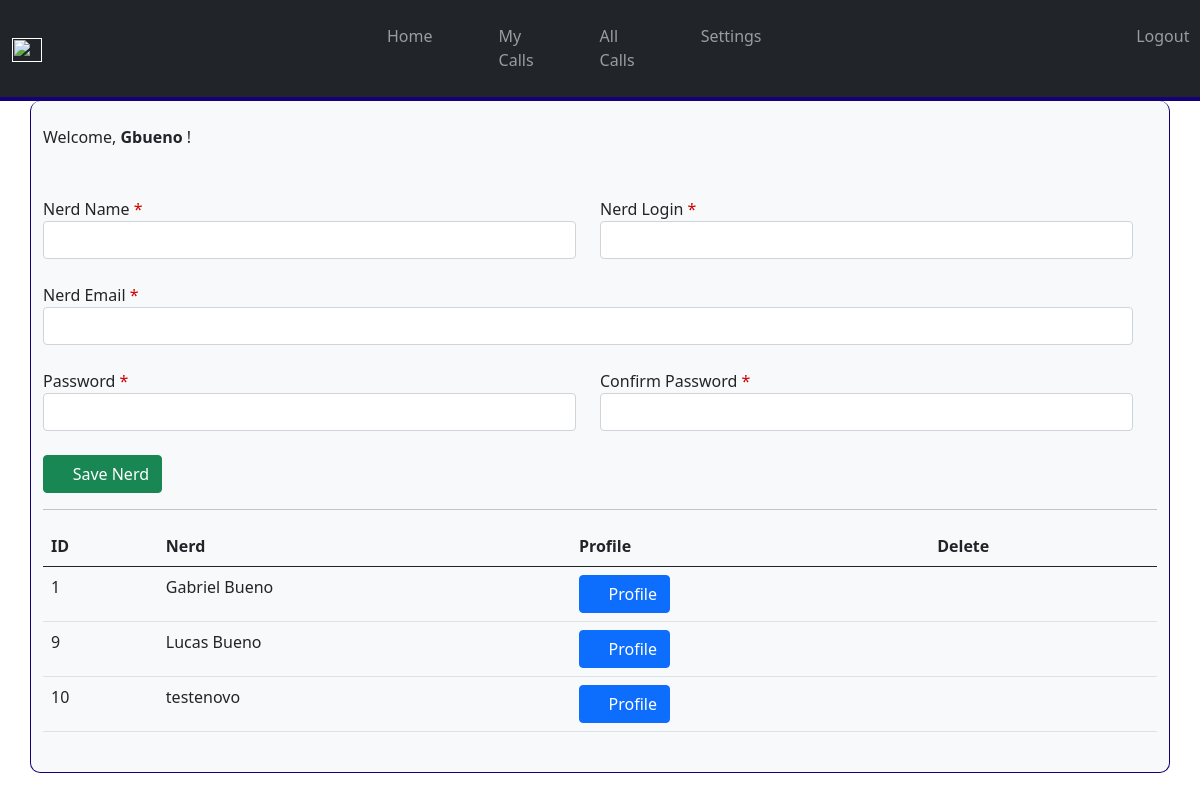
Page /nerds/list (signed in) on the committed database.
### nerds/models.py (models this page shows)
class Nerd(models.Model):
    nerdName = models.CharField(max_length=120,null=False,blank=False)
    nerdFowards = models.IntegerField(default=0,null=False,blank=False)
    nerdLogin = models.CharField(max_length=30,default=0,null=False,blank=False)

### nerds/views.py (the view)
# urls.py: path('nerds/list', nerd_list_view, name='nerds'),
def nerd_list_view(request, *args, **kwargs):
    context = {
        "nerds": Nerd.objects.all()
    }
    return render(request, 'nerds/list.html', context)

### templates/nerds/list.html (shortened to what this page needs)
{% extends 'base.html' %}
{% block content %}
<div class="row">
    <form action="{% url 'nerdscreate' %}"  class="row g-4"  method="POST">{% csrf_token%}
        <div class="col-md-6">
            <div class="form-group">
                <label class="control-label">Nerd Name <span class="required">*</span></label>
                <input type="text" name="nerdName" required class="form-control">
            </div>
        </div>
        <div class="col-md-6">
            <div class="form-group">
                <label class="control-label">Nerd Login <span class="required">*</span></label>
                <input type="text" name="nerdLogin" required class="form-control">
            </div>
        </div>
        <div class="col-md-12">
            <div class="form-group">
                <label class="control-label">Nerd Email <span class="required">*</span></label>
                <input type="text" name="nerdEmail" required class="form-control">
            </div>
        </div>
        <div class="col-md-6">
            <div class="form-group">
                <label class="control-label">Password <span class="required">*</span></label>
                <input type="password" name="pass" required class="form-control">
            </div>
        </div>
        <div class="col-md-6">
            <div class="form-group">
                <label class="control-label">Confirm Password <span class="required">*</span></label>
                <input type="password" name="confirmPass" required class="form-control">
            </div>
        </div>
        <div class="col-md-12">
            <div class="form-group">
                <button class="btn btn-success"><i class="fa fa-save"></i> Save Nerd</button>
            </div>
        </div>
    </form>
</div>
{% if nerds %}
<hr>
<div class="row">
    <div class="col-md-12">
        <div class="table-scrollable">
            <table class="table table-hover">
                <thead>
                    <tr>
                        <th>ID</th>
                        <th>Nerd</th>
                        <th>Profile</th>
                        <th>Delete</th>
                    </tr>
                </thead>
                <tbody>
                    {% for nerd in nerds %}
                    <tr>
                        <td>{{nerd.id}}</td>
                        <td>{{nerd.nerdName}}</td>
                        <td><a class="btn btn-primary" href="{% url 'nerdsdetail' nerd.id %}"> <i class="fa fa-eye"></i>
                                Profile</a> </td>
                        <td><a href="{% url 'nerdsdelete' id=nerd.id %}" class="btn "><i class="fa fa-times"></i></a>
                        </td>
                    </tr>
                    {% endfor %}
                </tbody>
            </table>
        </div>
    </div>
</div>
{% endif %}
{% endblock content %}

### templates/base.html (shortened to what this page needs)
<!DOCTYPE html>
<html lang="en">
<head>
</head>
<body>
    {% load static %}
    <link rel="stylesheet" href="{% static 'css/bootstrap.css' %}">
    <link rel="stylesheet" href="{% static 'fontawesome/css/all.css' %}">
    {% include 'menu.html' %}
    <div class="container bg-light">
        {% if user.is_authenticated %}
        Welcome, <strong>{{ user.username.capitalize }}</strong> !
        {% endif %}
        {% block content %}
        {% endblock content %}
    </div>
</body>
</html>

### templates/base.html (style rules this page uses)
.container { padding: 2% 14%; border-bottom: 1px solid rgb(22, 0, 121); border-left: 1px solid rgb(22, 0, 121); border-right: 1px solid rgb(22, 0, 121); border-radius: 10px; }
.required { color: rgb(209, 0, 0); }

### rows in the picture
Nerd: id "1", nerdName "Gabriel Bueno"
Nerd: id "9", nerdName "Lucas Bueno"
Nerd: id "10", nerdName "testenovo"

### other values in the picture
{{ user.username.capitalize }} "Gbueno"
